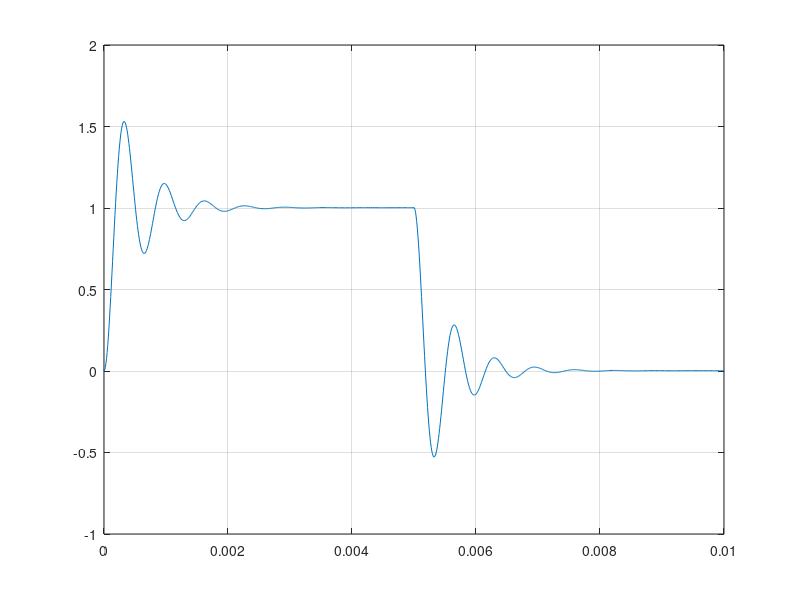

Source code (MATLAB): (Note: this script raises an error after producing the figure.)
A=dlmread('Vout.txt'); 
x = A(:,1);
y = A(:,2);
plot(x,y)
grid on
hold on


C1 = .0000001; %10^-6
C2 = .0000001; %10^-6
% G = [1, 0, 0, 0, 0;
%     1/R1, 1/R1-1/R2-1/R3, 1/R3, 0, 0;
%      0, 1/R2, -1/R3, 0, 0;
%      0, 0, 1/R4+1/R5, -1/R4, 0;
%      0, 0, 1, 0, -1];
M = [0, 0, 0, 0, 0;
    0, -C1, 0, 0, C1;
    0, 0, -C2, 0, 0;
    0, 0, 0, 0, 0;
    0, 0, 0, 0, 0];
b =[1;
    0;
    0;
    0;
    0];
options=odeset('Mass',M,'RelTol', (.000000001));
x0=[0 ;0 ;0 ;0 ; 0];
[t,x]=ode23t(@transient2, [0 .003], x0, options);
plot(t,x)
hold off
function F=transient2(t,x)
% This function provides the right-hand side of the % differential equation for the Matlab solver.
F=[0;0;0;0;0];
R1=5000; 
R2=5000; 
R3=400;
R4 = 1000;
R5 = 1000;
% Vector F is initialized.
% These are the resistor values for our circuit. If you want
% to perform a simulation with different R1, R2 and R3, all you 
% need to do is change this line.
if (t>=0)&&(t<=1e-6) 
    h=1e6*t;
else
    h=1;
end
% h(t) represents an approximation of the step function,
% with a rise time of 1 microsecond.
F(1)=x(1)-h;
F(2)=-(1/R1)*x(1)+(1/R1+1/R2+1/R3)*x(2)-(1/R3)*x(3);
F(3)=-(1/R3)*x(2)+(1/R3)*x(3);
F(4)=(1/R4+1/R5)*x(4)+(-1/R4)*x(5);
F(5)=x(3)-x(4);
% This is the right-hand side of the DAE. It is written in terms of R1, R2 % and R3, so that you don't need to rewrite the code every time your % element values change.
end
 
